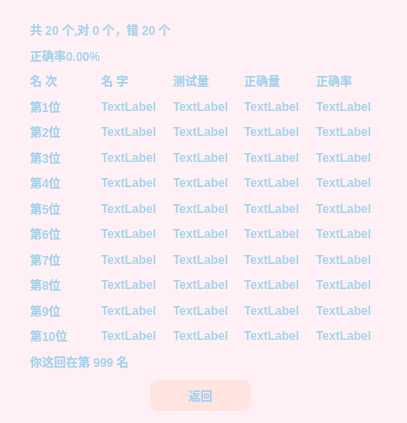
<?xml version="1.0" encoding="UTF-8"?>
<ui version="4.0">
 <class>MainWindow</class>
 <widget class="QMainWindow" name="MainWindow">
  <property name="geometry">
   <rect>
    <x>0</x>
    <y>0</y>
    <width>407</width>
    <height>423</height>
   </rect>
  </property>
  <property name="windowTitle">
   <string>MainWindow</string>
  </property>
  <property name="styleSheet">
   <string notr="true">QWidget {border-radius:8px;background-color:#FFF0F5;color:#A4D3EE;font:bold;}
QPushButton {background-color:#FFE4E1;}</string>
  </property>
  <widget class="QWidget" name="centralwidget">
   <widget class="QWidget" name="gridLayoutWidget">
    <property name="geometry">
     <rect>
      <x>30</x>
      <y>20</y>
      <width>351</width>
      <height>351</height>
     </rect>
    </property>
    <layout class="QGridLayout" name="gridLayout">
     <item row="9" column="0">
      <widget class="QLabel" name="label_14">
       <property name="text">
        <string>第7位</string>
       </property>
      </widget>
     </item>
     <item row="2" column="0">
      <widget class="QLabel" name="label_3">
       <property name="text">
        <string>名 次</string>
       </property>
      </widget>
     </item>
     <item row="8" column="0">
      <widget class="QLabel" name="label_13">
       <property name="text">
        <string>第6位</string>
       </property>
      </widget>
     </item>
     <item row="2" column="4">
      <widget class="QLabel" name="label_7">
       <property name="text">
        <string>正确率</string>
       </property>
      </widget>
     </item>
     <item row="2" column="3">
      <widget class="QLabel" name="label_6">
       <property name="text">
        <string>正确量</string>
       </property>
      </widget>
     </item>
     <item row="2" column="1">
      <widget class="QLabel" name="label_4">
       <property name="text">
        <string>名 字</string>
       </property>
      </widget>
     </item>
     <item row="11" column="0">
      <widget class="QLabel" name="label_16">
       <property name="text">
        <string>第9位</string>
       </property>
      </widget>
     </item>
     <item row="10" column="0">
      <widget class="QLabel" name="label_15">
       <property name="text">
        <string>第8位</string>
       </property>
      </widget>
     </item>
     <item row="12" column="0">
      <widget class="QLabel" name="label_17">
       <property name="text">
        <string>第10位</string>
       </property>
      </widget>
     </item>
     <item row="7" column="0">
      <widget class="QLabel" name="label_12">
       <property name="text">
        <string>第5位</string>
       </property>
      </widget>
     </item>
     <item row="4" column="0">
      <widget class="QLabel" name="label_9">
       <property name="text">
        <string>第2位</string>
       </property>
      </widget>
     </item>
     <item row="6" column="0">
      <widget class="QLabel" name="label_11">
       <property name="text">
        <string>第4位</string>
       </property>
      </widget>
     </item>
     <item row="5" column="0">
      <widget class="QLabel" name="label_10">
       <property name="text">
        <string>第3位</string>
       </property>
      </widget>
     </item>
     <item row="2" column="2">
      <widget class="QLabel" name="label_5">
       <property name="text">
        <string>测试量</string>
       </property>
      </widget>
     </item>
     <item row="3" column="0">
      <widget class="QLabel" name="label_8">
       <property name="text">
        <string>第1位</string>
       </property>
      </widget>
     </item>
     <item row="0" column="0" colspan="3">
      <widget class="QLabel" name="label">
       <property name="text">
        <string>共 20 个,对 0 个，错 20 个</string>
       </property>
      </widget>
     </item>
     <item row="13" column="0" colspan="3">
      <widget class="QLabel" name="label_18">
       <property name="text">
        <string>你这回在第 999 名</string>
       </property>
      </widget>
     </item>
     <item row="1" column="0" colspan="2">
      <widget class="QLabel" name="label_2">
       <property name="text">
        <string>正确率0.00%</string>
       </property>
      </widget>
     </item>
     <item row="3" column="1">
      <widget class="QLabel" name="label_19">
       <property name="text">
        <string>TextLabel</string>
       </property>
      </widget>
     </item>
     <item row="4" column="1">
      <widget class="QLabel" name="label_20">
       <property name="text">
        <string>TextLabel</string>
       </property>
      </widget>
     </item>
     <item row="5" column="1">
      <widget class="QLabel" name="label_21">
       <property name="text">
        <string>TextLabel</string>
       </property>
      </widget>
     </item>
     <item row="6" column="1">
      <widget class="QLabel" name="label_22">
       <property name="text">
        <string>TextLabel</string>
       </property>
      </widget>
     </item>
     <item row="7" column="1">
      <widget class="QLabel" name="label_23">
       <property name="text">
        <string>TextLabel</string>
       </property>
      </widget>
     </item>
     <item row="8" column="1">
      <widget class="QLabel" name="label_24">
       <property name="text">
        <string>TextLabel</string>
       </property>
      </widget>
     </item>
     <item row="9" column="1">
      <widget class="QLabel" name="label_25">
       <property name="text">
        <string>TextLabel</string>
       </property>
      </widget>
     </item>
     <item row="10" column="1">
      <widget class="QLabel" name="label_26">
       <property name="text">
        <string>TextLabel</string>
       </property>
      </widget>
     </item>
     <item row="11" column="1">
      <widget class="QLabel" name="label_27">
       <property name="text">
        <string>TextLabel</string>
       </property>
      </widget>
     </item>
     <item row="12" column="1">
      <widget class="QLabel" name="label_28">
       <property name="text">
        <string>TextLabel</string>
       </property>
      </widget>
     </item>
     <item row="3" column="2">
      <widget class="QLabel" name="label_29">
       <property name="text">
        <string>TextLabel</string>
       </property>
      </widget>
     </item>
     <item row="3" column="3">
      <widget class="QLabel" name="label_30">
       <property name="text">
        <string>TextLabel</string>
       </property>
      </widget>
     </item>
     <item row="3" column="4">
      <widget class="QLabel" name="label_31">
       <property name="text">
        <string>TextLabel</string>
       </property>
      </widget>
     </item>
     <item row="4" column="2">
      <widget class="QLabel" name="label_32">
       <property name="text">
        <string>TextLabel</string>
       </property>
      </widget>
     </item>
     <item row="4" column="3">
      <widget class="QLabel" name="label_33">
       <property name="text">
        <string>TextLabel</string>
       </property>
      </widget>
     </item>
     <item row="4" column="4">
      <widget class="QLabel" name="label_34">
       <property name="text">
        <string>TextLabel</string>
       </property>
      </widget>
     </item>
     <item row="5" column="2">
      <widget class="QLabel" name="label_35">
       <property name="text">
        <string>TextLabel</string>
       </property>
      </widget>
     </item>
     <item row="5" column="3">
      <widget class="QLabel" name="label_36">
       <property name="text">
        <string>TextLabel</string>
       </property>
      </widget>
     </item>
     <item row="5" column="4">
      <widget class="QLabel" name="label_37">
       <property name="text">
        <string>TextLabel</string>
       </property>
      </widget>
     </item>
     <item row="6" column="2">
      <widget class="QLabel" name="label_38">
       <property name="text">
        <string>TextLabel</string>
       </property>
      </widget>
     </item>
     <item row="6" column="3">
      <widget class="QLabel" name="label_39">
       <property name="text">
        <string>TextLabel</string>
       </property>
      </widget>
     </item>
     <item row="6" column="4">
      <widget class="QLabel" name="label_40">
       <property name="text">
        <string>TextLabel</string>
       </property>
      </widget>
     </item>
     <item row="7" column="2">
      <widget class="QLabel" name="label_41">
       <property name="text">
        <string>TextLabel</string>
       </property>
      </widget>
     </item>
     <item row="7" column="3">
      <widget class="QLabel" name="label_42">
       <property name="text">
        <string>TextLabel</string>
       </property>
      </widget>
     </item>
     <item row="7" column="4">
      <widget class="QLabel" name="label_43">
       <property name="text">
        <string>TextLabel</string>
       </property>
      </widget>
     </item>
     <item row="8" column="2">
      <widget class="QLabel" name="label_44">
       <property name="text">
        <string>TextLabel</string>
       </property>
      </widget>
     </item>
     <item row="8" column="3">
      <widget class="QLabel" name="label_45">
       <property name="text">
        <string>TextLabel</string>
       </property>
      </widget>
     </item>
     <item row="8" column="4">
      <widget class="QLabel" name="label_46">
       <property name="text">
        <string>TextLabel</string>
       </property>
      </widget>
     </item>
     <item row="9" column="2">
      <widget class="QLabel" name="label_47">
       <property name="text">
        <string>TextLabel</string>
       </property>
      </widget>
     </item>
     <item row="9" column="3">
      <widget class="QLabel" name="label_48">
       <property name="text">
        <string>TextLabel</string>
       </property>
      </widget>
     </item>
     <item row="9" column="4">
      <widget class="QLabel" name="label_49">
       <property name="text">
        <string>TextLabel</string>
       </property>
      </widget>
     </item>
     <item row="10" column="2">
      <widget class="QLabel" name="label_50">
       <property name="text">
        <string>TextLabel</string>
       </property>
      </widget>
     </item>
     <item row="10" column="3">
      <widget class="QLabel" name="label_51">
       <property name="text">
        <string>TextLabel</string>
       </property>
      </widget>
     </item>
     <item row="10" column="4">
      <widget class="QLabel" name="label_52">
       <property name="text">
        <string>TextLabel</string>
       </property>
      </widget>
     </item>
     <item row="11" column="2">
      <widget class="QLabel" name="label_53">
       <property name="text">
        <string>TextLabel</string>
       </property>
      </widget>
     </item>
     <item row="11" column="3">
      <widget class="QLabel" name="label_54">
       <property name="text">
        <string>TextLabel</string>
       </property>
      </widget>
     </item>
     <item row="11" column="4">
      <widget class="QLabel" name="label_55">
       <property name="text">
        <string>TextLabel</string>
       </property>
      </widget>
     </item>
     <item row="12" column="2">
      <widget class="QLabel" name="label_56">
       <property name="text">
        <string>TextLabel</string>
       </property>
      </widget>
     </item>
     <item row="12" column="3">
      <widget class="QLabel" name="label_57">
       <property name="text">
        <string>TextLabel</string>
       </property>
      </widget>
     </item>
     <item row="12" column="4">
      <widget class="QLabel" name="label_58">
       <property name="text">
        <string>TextLabel</string>
       </property>
      </widget>
     </item>
    </layout>
   </widget>
   <widget class="QPushButton" name="pushButton">
    <property name="geometry">
     <rect>
      <x>150</x>
      <y>380</y>
      <width>101</width>
      <height>31</height>
     </rect>
    </property>
    <property name="text">
     <string>返回</string>
    </property>
   </widget>
  </widget>
 </widget>
 <resources/>
 <connections/>
</ui>
